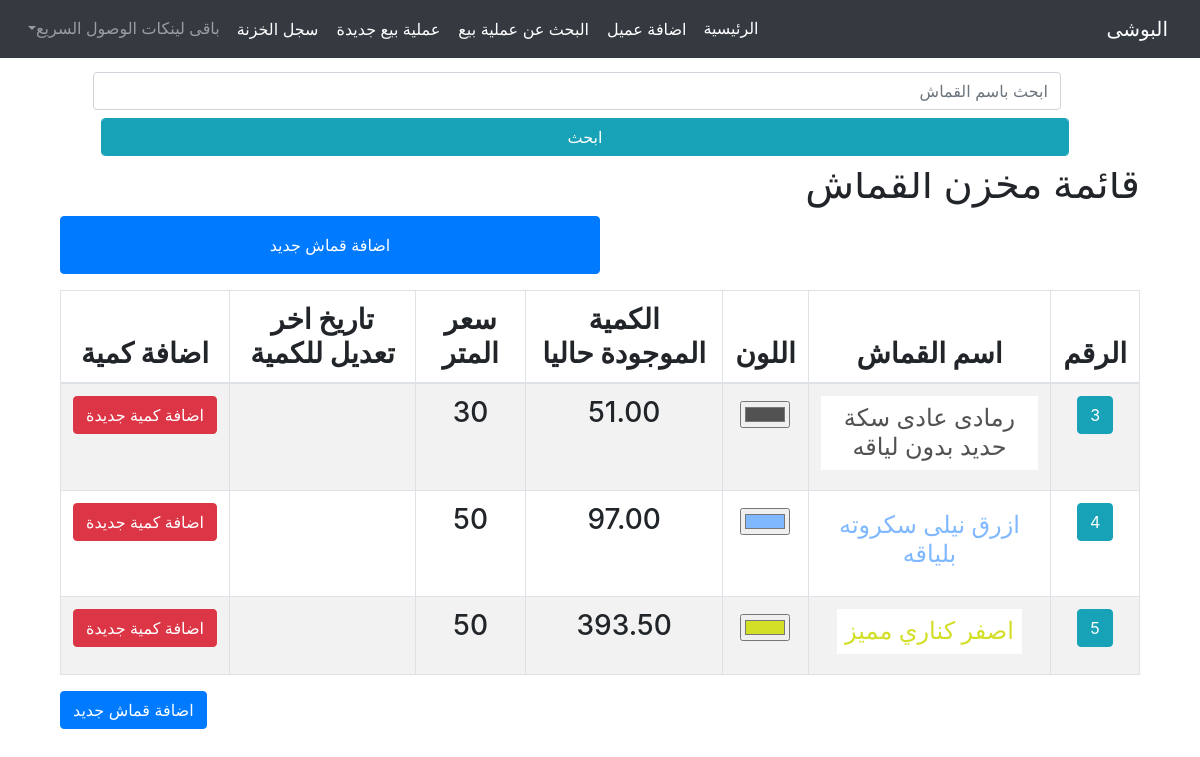
The app's page /storge/, older data.
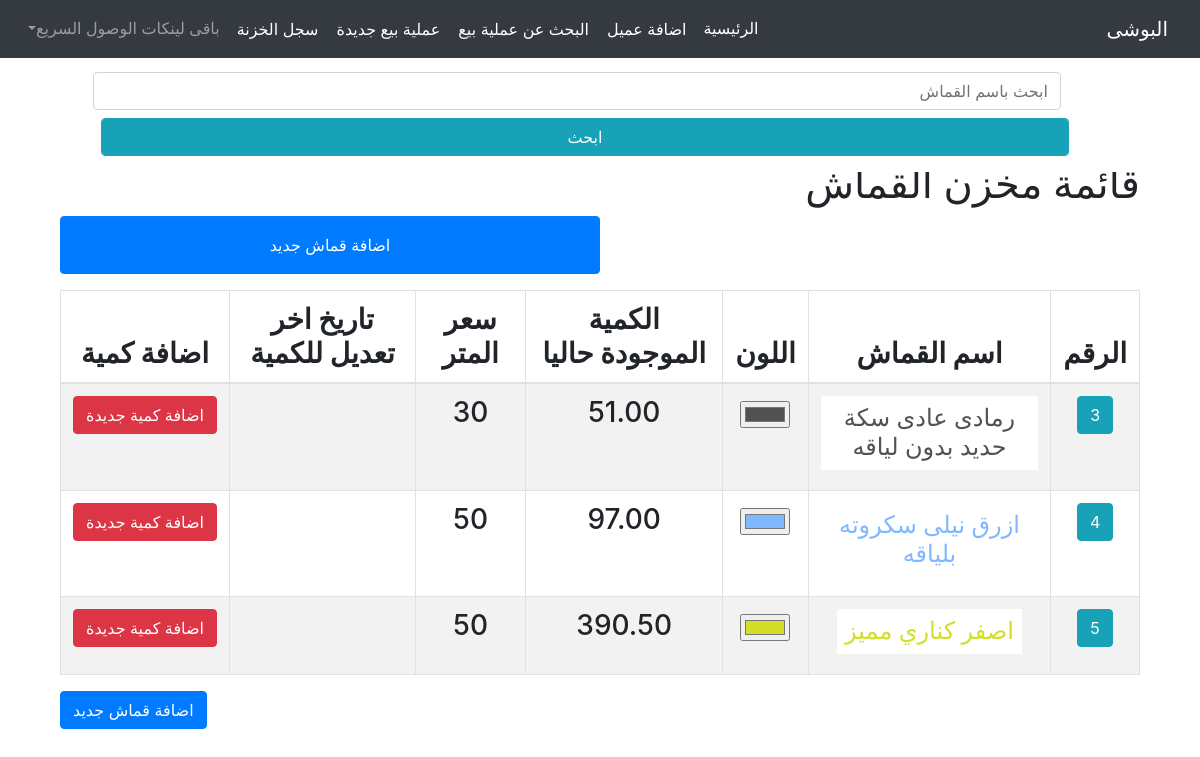
The same page, newer data.
### storge/models.py (models this page shows, shortened)
class Cloth(TimeStampMixin, models.Model):
    name       = models.CharField(max_length=50, null=True, blank=True, verbose_name="اسم القماش")
    amount     = models.DecimalField(max_digits=5,decimal_places=2, null=True, blank=True, verbose_name="الكمية")
    price      = models.CharField(max_length=5, null=True, blank=True, verbose_name="سعر المتر")
    classs     = models.ForeignKey('Classs', on_delete=models.CASCADE, null=True, blank=True, verbose_name="التصنيف")
    typee      = models.CharField(max_length=50, null=True, blank=True, db_index=True,verbose_name="النوع")
    color      = ColorField(verbose_name="لون القماش", null=True, blank=True)
    history    = HistoricalRecords()

### client/models.py (models this page shows)
class TimeStampMixin(models.Model):
    created_at      = models.DateTimeField(auto_now_add=True,null=True)
    updated_at      = models.DateTimeField(auto_now=True,null=True)
    is_deleted      = models.BooleanField(default=False)

### storge/views.py (the view)
# urls.py: path('', clothListView.as_view(), name="list"),
class clothListView(ListView):
    model = Cloth
    template_name = 'storge/cloth_list.html'
    context_object_name = 'cloths'
    def get_queryset(self):
        queryset = super().get_queryset()
        search_query = self.request.GET.get('q')
        if search_query:
            queryset = queryset.filter(
                Q(name__icontains=search_query)
            )
        queryset = queryset.order_by('-created_at')
        return queryset

### storge/templates/storge/cloth_list.html (shortened to what this page needs)
{% extends "homee/index.html" %}
{% block content %}
<div class="container-fluid">
    <div class="row mt-5 mb-3 bg-white w-100" style=" position: fixed; top: 0rem; display: inline-block; left: 0rem; z-index:2;">
        <div class="col-10 m-auto p-3 text-center">
            <form class="form" action="#" method="GET" style="">
                <div class="">
                    <input name="q" class="form-control m-2" placeholder="ابحث باسم القماش">
                    <input type="submit" class="form-control btn btn-info" value="ابحث">
                </div>
            </form>
        </div>
    </div>
    <div class="row">
        <div class="col-12 mb-5" style="padding-top:6rem">
            <h1 class="text-right">قائمة مخزن القماش</h1>
            <a class="btn btn-primary w-50 p-3 mb-3" href="{% url "cloth:create" %}">اضافة قماش جديد</a>
            <table class="table text-center table-striped table-hover table-bordered w-100 h3" id="" style="">
                <thead>
                    <th>الرقم</th>
                    <th>اسم القماش</th>
                    <th>اللون</th>
                    <th>الكمية الموجودة حاليا</th>
                    <th>سعر المتر</th>
                    <th>تاريخ اخر تعديل للكمية</th>
                    <th>اضافة كمية</th>
                </thead>
                <tbody>
                    {% for cloth in cloths %}
                        <tr class="p-4">
                            <td>
                                <a class="btn btn-info text-white"href="#">{{ cloth.id }}</a>
                            </td>
                            <td style="color: {{ cloth.color }}"><p class="d-inline-block bg-white h4 p-2">{{ cloth.name }}</p></td>
                            <td><input type="color" value="{{ cloth.color }}"></td>
                            <td>{{ cloth.amount }}</td>
                            <td>{{ cloth.price }}</td>
                            <td>{{ cloth.created_at|date:"Y-m-d / h:i" }}</td>
                            <td><a class="btn btn-danger" href="{% url "cloth:edit" cloth.id %}">اضافة كمية جديدة</a></td>
                        </tr>
                    {% empty %}
                        <li>No client found.</li>
                    {% endfor %}
                </tbody>
            </table>
            <a class="btn btn-primary" href="{% url "cloth:create" %}">اضافة قماش جديد</a>
        </div>
    </div>
</div>
{% endblock %}

Row changes from the older to the newer data that the page shows:
changed Cloth "اصفر كناري مميز": amount "393.50" → "390.50"
